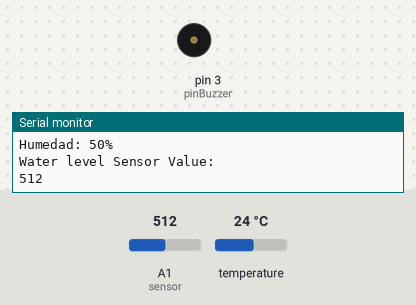
Bench run of a sketch on a simulated Arduino Uno, built with avr-gcc and run on an emulated ATmega328P. On the bench: buzzer (waves = sounding), the last lines printed to the serial monitor. Inputs (shaded band) come from the test bench; at power-on: A1 (sensor) = 512, temperature 24 °C.

Above: at 1.5 s.
1.6 s: A1 (sensor) set to 53
3.1 s: A1 (sensor) set to 45
At 4.2 s:
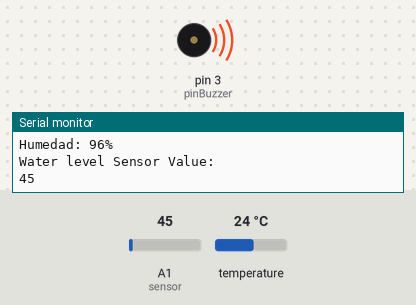
Timing chart, 0 to 6.1 s (numbered marks = the images above; inputs shaded):
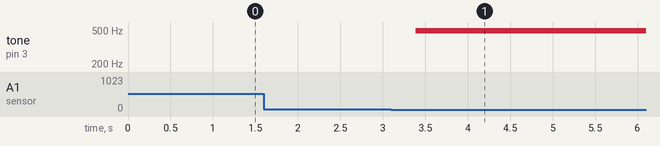

Measured:
- the behaviour switches between 51 and 50 on A1 (sensor) (found by bisection; images 0 and 1)
- after the input at 3.1 s, tone on pin 3 (pinBuzzer): silent → 490 Hz after 0.29 s

The sketch:

Funcionamiento-en-conjunto.ino
```cpp
#include <OneWire.h>
#include <DallasTemperature.h>
#define sensor A0 //SE DEFINE
#define sensor A1 //SE DEFINE
OneWire ourWire(2);                //Se establece el pin 2  como bus OneWire
DallasTemperature sensors(&ourWire); //Se declara una variable u objeto para nuestro sensor
const byte pinBuzzer = 3; //PIN PWM
byte salida = 10; //Probar con 25


void setup() {
pinMode(sensor, INPUT);
Serial.begin(9600);
sensors.begin();   //Se inicia el sensor
}

void loop() {
sensors.requestTemperatures();   //Se envía el comando para leer la temperatura
float temp= sensors.getTempCByIndex(0); //Se obtiene la temperatura en ºC

Serial.print("Temperatura= ");//SENSOR DE TEMPERATURA DE AGUA
Serial.print(temp);
Serial.println(" C");
int valorHumedad = map(analogRead(sensor), 0, 1023, 100, 0);
Serial.print("Humedad: ");//SENSOR DE HUMEDAD DE SUELO
Serial.print(valorHumedad);
Serial.println("%");
Serial.println("Water level Sensor Value: "); //SENSOR DE NIVEL DE AGUA
Serial.println(analogRead(A1)); //Se lee el valor de A1 para el sensor de nivel de agua
if(analogRead(A1) <= 50) { //Comparacion de si el nivel del agua es igual o menor a 50 se activara el buzzer como alerta de sonido
    analogWrite(pinBuzzer, salida);
}
delay(100);
}
```
